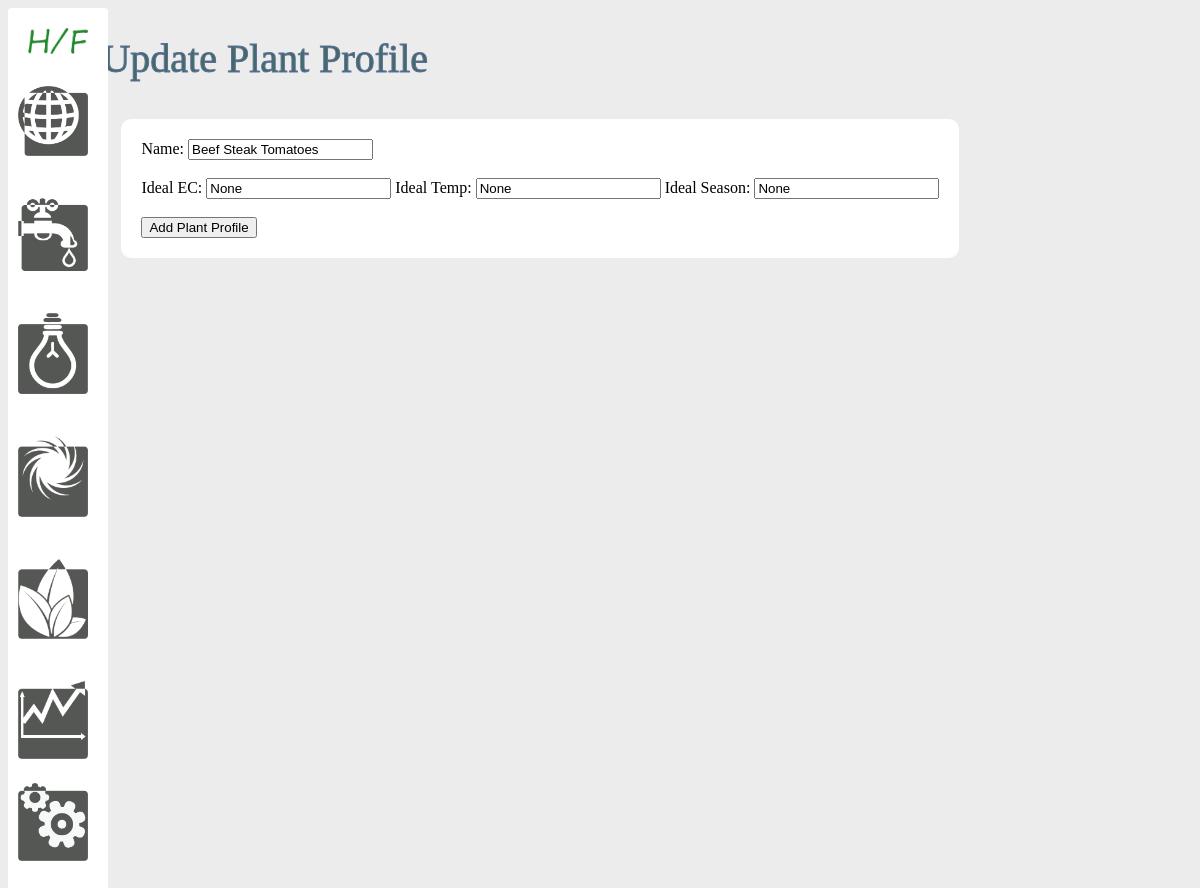
Screenshot of /update_plant/1 with the database file from the repository.
### models.py (models this page shows)
class Plant(db.Model):
    id = db.Column(db.Integer, primary_key=True)
    name = db.Column(db.String(50), nullable=False)
    best_ec = db.Column(db.Float, nullable=True)
    best_temp = db.Column(db.Integer, nullable=True)
    best_season = db.Column(db.String(15), nullable=True)

### views.py (the view)
@app.route('/update_plant/<int:id>', methods=['POST', 'GET'])
def update_plant_profile(id):
    plant = Plant.query.get_or_404(id)
    if request.method == 'POST':
        plant.name = request.form['name']
        try:
            db.session.commit()
            return redirect('/plant')
        except:
            return 'There was an issue updating the plant'
    else:
        return render_template('plant/update_plant.html', plant=plant)

### templates/plant/update_plant.html
{% extends 'layout.html' %}
{% block body %}
    <h1>Update Plant Profile</h1>
    <div class = "form">
        <form action="/update_plant/{{plant.id}}" method="POST">
            <label>Name:</label>
            <input type="text" name="name" id="name" value="{{plant.name}}">
            <br /><br />
            <label>Ideal EC:</label>
            <input type="text" name="ec" id="best_ec" value="{{plant.best_ec}}">
            <label>Ideal Temp:</label>
            <input type="text" name="temp" id="best_temp" value="{{plant.best_temp}}">
            <label>Ideal Season:</label>
            <input type="text" name="season" id="best_season" value="{{plant.best_season}}">
            <br /><br />
            <input type="submit" value="Add Plant Profile">
        </form>
    </div>
{% endblock %}

### static/css/main.css (style rules this page uses)
body { background: rgb(236,236,236); }
h1 { font-weight: normal; font-size: 2.5em; color: #436a67; -webkit-text-stroke-width: 1px; -webkit-text-stroke-color: rgb(92, 112, 149); }
.form { margin:20px; float:left; }
.form { background-color: #fff; padding:20px; border-radius: 10px; height: max-content; margin-top:10px; }

### rows the page displays
Plant: name "Beef Steak Tomatoes", ec "None", temp "None", season "None"
